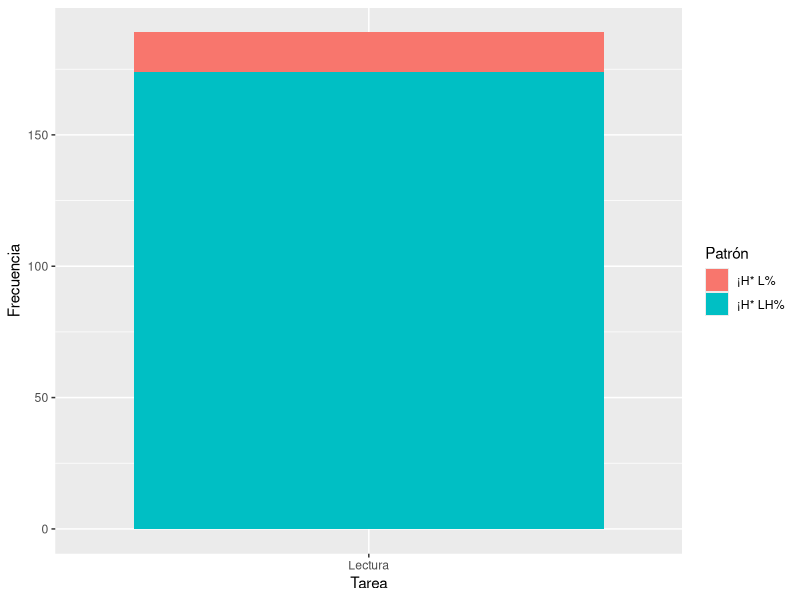
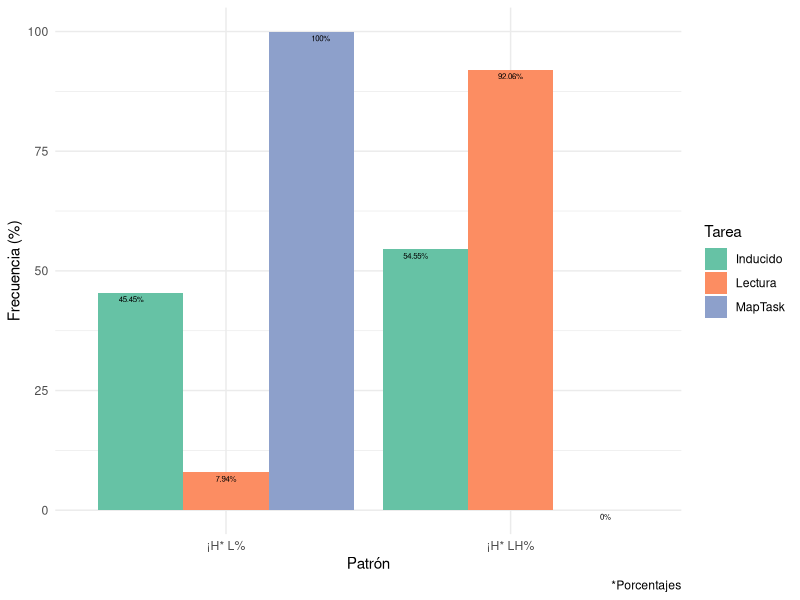
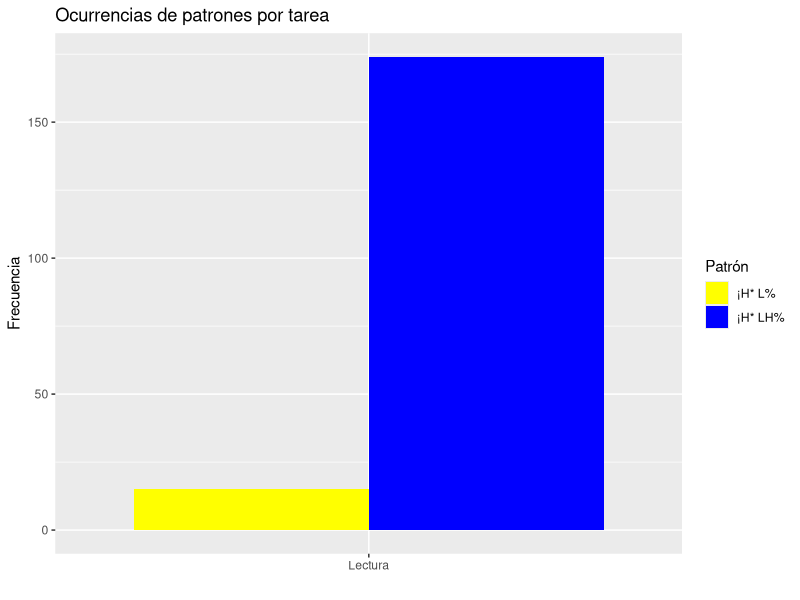
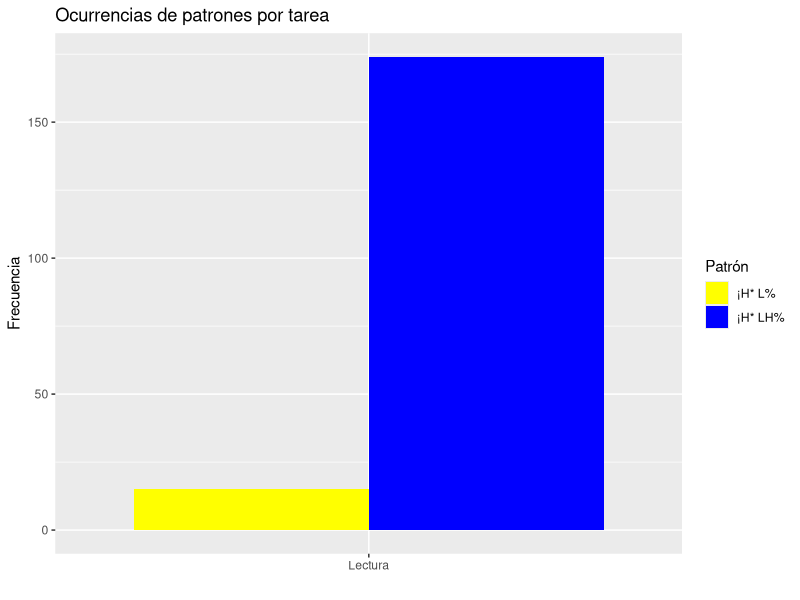

The R source for these figures, in order: (Note: this script raises an error after producing the figures.)

# Vamos a hacer que las cosas se nos guarden donde deben y se abran desde donde deben
getwd()
# en windows

# ruta en Windows 
# C:\\Users\\Nombre de usuario\\Desktop
# C:/Users/Nombre de usuario/Desktop
# /Users/tunombre/Desktop/

setwd("/Users/weg/OneDrive - UNED/git-me/tallerEstadisticaParaFonetistas/2_analisisNominal/")
##########
# Datos nominales
##########
# Tanto la variable respuesta como el predictor son nominales
# no son números
# Los entendemos a partir de ver tablas de contingencia

# Leer la base de datos creada previamente
# En este caso leemos desde un archivo excel 
# lo vamos a hacer mediante interfaz, después copiamos el código para tenerlo para siempre
library(readxl)
misDatos <- read_excel("base_datos_leon.xlsx")

misDatos$Informante 
#Qué ves?

misDatos$Informante <- as.factor(misDatos$Informante)
misDatos$Tarea <- as.factor(misDatos$Tarea)
misDatos$Archivo <- as.factor(misDatos$Archivo)
misDatos$Patrón <- as.factor(misDatos$Patrón)

# de manera canónica todos los paquetes se cargan lo primero (arriba)
library("dplyr")
# una manera alternativa de hacerlo en una línea
misDatos <- misDatos %>% mutate_if(is.character,as.factor)


# vamos a ver frecuencias de manera numerica
# creación de una tabla de contingencia
datosParaAnalizar <-misDatos[misDatos$Informante=="wl61",]
datosParaAnalizar <-droplevels(datosParaAnalizar)
data <- table(datosParaAnalizar$Patrón, datosParaAnalizar$Tarea)
data <- as.data.frame(data)
colnames(data) <- c("Patrón", "Tarea", "Frecuencia")


##########
# Visualización gráficos de barras
##########


# Grouped Bar Plot
library(ggplot2)

ggplot(data=data, aes(x=Tarea, y=Frecuencia, fill=Patrón)) + 
  geom_bar(stat="identity")

#theme = theme_set(theme_minimal())

miGráfico <- ggplot(data=data, aes(x=Tarea, y=Frecuencia, fill=Patrón)) + 
  #facet_grid(data$Tarea)+
  geom_bar(position="dodge", stat="identity")+
  scale_fill_manual("Patrón", values = c("¡H* LH%" = "blue", "¡H* L%" = "yellow"))+
  labs(title="Ocurrencias de patrones por tarea", x="", y="Frecuencia", fill="Estos son los patrones")

# para guardarlo
#tiff("splitbyRegionPercentage.tiff", units="cm", width=20, height=15, res=300)
# en el nombre del archivo podeis poner toda la ruta /Users/... o solo el nombre
# si solo ponéis el nombre se guardará en el "working directory" getwd()

png("splitbyRegionPercentage.png", units="cm", width=20, height=15, res=300)
  miGráfico
dev.off()

tiff("splitbyRegionPercentage.tiff", units="cm", width=20, height=15, res=300)
miGráfico
dev.off()

# otras opciones de position, ¡probadlas!
# position="dodge"
# position="stack"
# position="fill"

# lista de colores 
# http://www.stat.columbia.edu/~tzheng/files/Rcolor.pdf?utm_source=twitterfeed&utm_medium=twitter

# Vamos a cambiar la etiqueta de patrón para que sea más entendible
library(plyr)
data$Patrón<- revalue(data$Patrón, c("¡H* LH%"="Híbrido", "¡H* L%"="Tradicional", "L+H* L%"="Tradicional", "L* H%"="Estándar"))

# Y ahora si queremos que salga en el gráfico hay que volver a ejecutarlo

#######
# Gráfico con porcentajes, para hacerlo, calculo matemáticamente el porcentage
# lamanera de hacer el gráfico es la misma

porc= table(misDatos$Tarea,misDatos$Patrón)/rowSums(table(misDatos$Tarea,misDatos$Patrón))
pc= as.data.frame(porc)
pc$Freq = pc$Freq*100

dePorcentaje <- ggplot(pc, aes(fill=Var1, y=Freq, x=Var2)) + 
  geom_bar(position="dodge", stat="identity") +
  geom_text(aes(label=paste0(round(Freq,2),"%")),color="black",vjust=1.6,position=position_dodge(width = 1),size=2)

# Nos ha quedado un poco feo, vamos a añadirle cosas
dePorcentaje +
  xlab("Patrón")+
  ylab("Frecuencia (%)")+
  labs(fill = "Tarea", caption = "*Porcentajes")+
  theme_minimal()+
  scale_fill_brewer(palette="Set2")
  




##############
#   UN POCO DE ESTADÍSTICA
################

#descriptivos
min(data$Frecuencia)
max(data$Frecuencia)
mean(data$Frecuencia)
#un resumen de los descriptivos más habituales
summary(data$Frecuencia)


# lo más simple un chi cuadrado
# le damos de comer la tabla de contingencia y ya esta
chisq.test(table(misDatos$Patrón, misDatos$Tarea))
chisq.test(data)
# Teoría de la estadística. El test Chi solo se puede usar cuando ningún valor esperado es >5
# Es decir ¡tenemos muy pocos datos para hacer eso! (Una celda tiene un valor de 0)
# ¡Vamos a cambiar de test!

fisher.test(table(misDatos$Patrón, misDatos$Tarea))

# Ahora sabemos que algo es estadísticamente diferente, pero... ¿qué? Quizá es solo el 
# maptask y eso ya lo vemos a ojímetro
# Operadores lógicos Y & O |
leidoContraInducido <- filter(misDatos, Tarea == "Inducido" | Tarea == "Lectura" )
fisher.test(table(leidoContraInducido$Patrón, leidoContraInducido$Tarea))


# Hacer esto (repetir el análisis para cada pareja) es una posibilidad, pero
# hay una más elegante
# usar un modelo Log-Lineal
########
# Para este tipo de momdelos
# log-lineales (glm)
# necesitamos los datos ya en tabla de contingencia 
# la tabla de contingencia (la frecuencia de cada patrón)
# usamos familia Poisson 
#######


# vamos a predecir la aparición del patrón tradicional
tradicional <- data[data$Patrón=="Tradicional",]
miModelo <- glm(tradicional$Frecuencia ~ tradicional$Tarea, 
                family = poisson)

# Vamos a explorar un poco
summary(miModelo)

# Deviance Residuals: el residuo, todo lo que no es explicable por el modelo
# lo queremos pequeño y con una distribución normal
# ahora no lo podemos ver por el tipo de muestra (pequeña) en la ultima sesión lo veremos

# el intercepto es lo que nos queda enmedio, lo escoge el programa por el orden
# de los factores (el 1o que sale en el gráfico, alfabético), se puede cambiar
tradicional = tradicional %>% mutate(Tarea = relevel(Tarea, 3))
# y la estimación es la probabilidad de que te salga ese patrón, ahora solo 
# nos preocupa el signo (más probable o menos probable), pero 
# a partir de ese número (que es logaritmico). El log-count esperado para una unidad 
# crecerá lo que pone en el estimado.

# Bondad del ajuste del modelo
# Si el valor es <0.05 hay ASOCIACIÓN 
1-pchisq(miModelo$deviance, miModelo$df.residual)
# y es un buen modelo 
pchisq(miModelo$deviance, miModelo$df.residual,lower.tail=FALSE)


##### ahora vamos a usar más datos
todo<- as.data.frame(table(misDatos$Patrón, misDatos$Tarea, misDatos$Informante))
colnames(todo)<- c("Patrón", "Tarea", "Informante", "Frecuencia")
miModelo <- glm(todo$Frecuencia ~ todo$Tarea+ todo$Informante,
                family = poisson)
summary(miModelo)

# NOTA para respuesta nominal, pero predictor numérico (por ejemplo, 
# ver si la altura del pico puede predecir el patrón) y siempre que tengamos dos
# usaríamos la familia binomial y lo haríamso a partir de todo el dataset, y 
# no de la tabla de contingencia
# modelo<-glm(misDatos$Patrón, misDatos$alturaPico, family='binomial')
